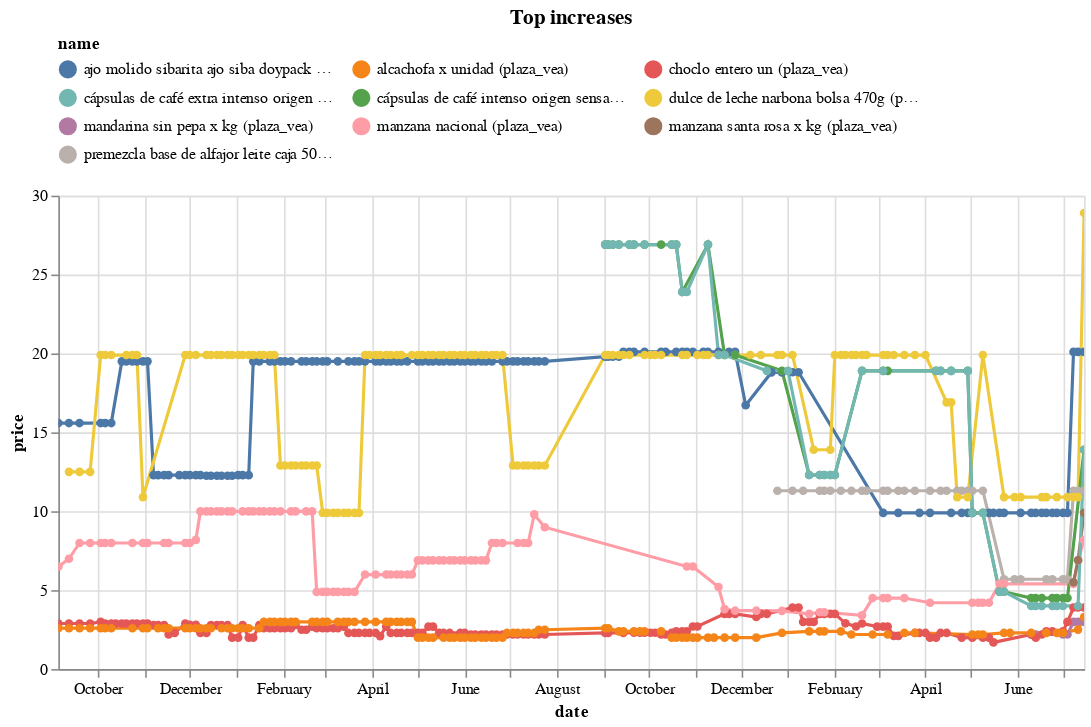

The code cell stored with this chart in its notebook:
### Code cell
(top_changes
 .sort_values('change')
 .tail(10)
 .pipe(plot_changes, 'Top increases')
)

### Figure 1 — Vega-Lite specification as saved in the notebook (floating-point values rounded to 4 significant figures; data arrays with more than 128 entries replaced by an {"elided": "..."} marker saying what was removed)
{"config": {"view": {"continuousWidth": 300, "continuousHeight": 300}, "legend": {"columns": 3, "orient": "top"}}, "data": {"name": "data-33a35b83b170a0cff6c8bdb108405064"}, "mark": {"type": "line", "point": true}, "encoding": {"color": {"field": "name", "scale": {"domain": ["ajo molido sibarita ajo siba doypack 550g (plaza_vea)", "alcachofa x unidad (plaza_vea)", "choclo entero un (plaza_vea)", "cápsulas de café extra intenso origen sensations caja 16un (plaza_vea)", "cápsulas de café intenso origen sensations caja 16un (plaza_vea)", "dulce de leche narbona bolsa 470g (plaza_vea)", "mandarina sin pepa x kg (plaza_vea)", "manzana nacional (plaza_vea)", "manzana santa rosa x kg (plaza_vea)", "premezcla base de alfajor leite caja 500g (plaza_vea)"]}, "type": "nominal"}, "tooltip": [{"field": "name", "type": "nominal"}, {"field": "price", "type": "quantitative"}, {"field": "last_price", "type": "quantitative"}], "x": {"field": "date", "type": "temporal"}, "y": {"field": "price", "type": "quantitative"}}, "params": [{"name": "param_5", "select": {"type": "point", "fields": ["name"]}, "bind": "legend"}, {"name": "param_6", "select": {"type": "interval", "encodings": ["x", "y"]}, "bind": "scales"}], "title": "Top increases", "transform": [{"filter": {"param": "param_5"}}], "width": 650, "$schema": "https://vega.github.io/schema/vega-lite/v5.17.0.json", "datasets": {"data-33a35b83b170a0cff6c8bdb108405064": {"elided": "735 records"}}}
